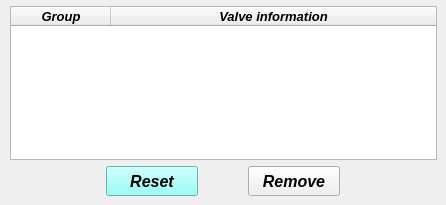
    <widget class="QWidget" name="tab_remove">
     <attribute name="title">
      <string>Remove</string>
     </attribute>
     <widget class="QTreeWidget" name="treeWidget_valve_remove">
      <property name="geometry">
       <rect>
        <x>10</x>
        <y>6</y>
        <width>427</width>
        <height>154</height>
       </rect>
      </property>
      <property name="minimumSize">
       <size>
        <width>427</width>
        <height>154</height>
       </size>
      </property>
      <property name="maximumSize">
       <size>
        <width>427</width>
        <height>154</height>
       </size>
      </property>
      <property name="font">
       <font>
        <family>Arial</family>
        <italic>true</italic>
       </font>
      </property>
      <property name="indentation">
       <number>1</number>
      </property>
      <property name="headerHidden">
       <bool>false</bool>
      </property>
      <attribute name="headerHighlightSections">
       <bool>false</bool>
      </attribute>
      <attribute name="headerShowSortIndicator" stdset="0">
       <bool>false</bool>
      </attribute>
      <attribute name="headerStretchLastSection">
       <bool>true</bool>
      </attribute>
      <column>
       <property name="text">
        <string>Group</string>
       </property>
       <property name="font">
        <font>
         <family>Arial</family>
         <pointsize>10</pointsize>
         <weight>75</weight>
         <italic>true</italic>
         <bold>true</bold>
        </font>
       </property>
       <property name="textAlignment">
        <set>AlignCenter</set>
       </property>
      </column>
      <column>
       <property name="text">
        <string>Valve information</string>
       </property>
       <property name="font">
        <font>
         <family>Arial</family>
         <pointsize>10</pointsize>
         <weight>75</weight>
         <italic>true</italic>
         <bold>true</bold>
        </font>
       </property>
       <property name="textAlignment">
        <set>AlignCenter</set>
       </property>
      </column>
     </widget>
     <widget class="QPushButton" name="pushButton_reset">
      <property name="geometry">
       <rect>
        <x>106</x>
        <y>166</y>
        <width>92</width>
        <height>30</height>
       </rect>
      </property>
      <property name="minimumSize">
       <size>
        <width>92</width>
        <height>30</height>
       </size>
      </property>
      <property name="maximumSize">
       <size>
        <width>92</width>
        <height>30</height>
       </size>
      </property>
      <property name="font">
       <font>
        <family>Arial</family>
        <pointsize>12</pointsize>
        <weight>75</weight>
        <italic>true</italic>
        <bold>true</bold>
       </font>
      </property>
      <property name="styleSheet">
       <string notr="true">background-color: rgb(125, 255, 245);</string>
      </property>
      <property name="text">
       <string>Reset</string>
      </property>
      <property name="flat">
       <bool>false</bool>
      </property>
     </widget>
     <widget class="QPushButton" name="pushButton_remove">
      <property name="geometry">
       <rect>
        <x>248</x>
        <y>166</y>
        <width>92</width>
        <height>30</height>
       </rect>
      </property>
      <property name="minimumSize">
       <size>
        <width>0</width>
        <height>30</height>
       </size>
      </property>
      <property name="maximumSize">
       <size>
        <width>16777215</width>
        <height>30</height>
       </size>
      </property>
      <property name="font">
       <font>
        <family>Arial</family>
        <pointsize>12</pointsize>
        <weight>75</weight>
        <italic>true</italic>
        <bold>true</bold>
       </font>
      </property>
      <property name="text">
       <string>Remove</string>
      </property>
     </widget>
    </widget>
